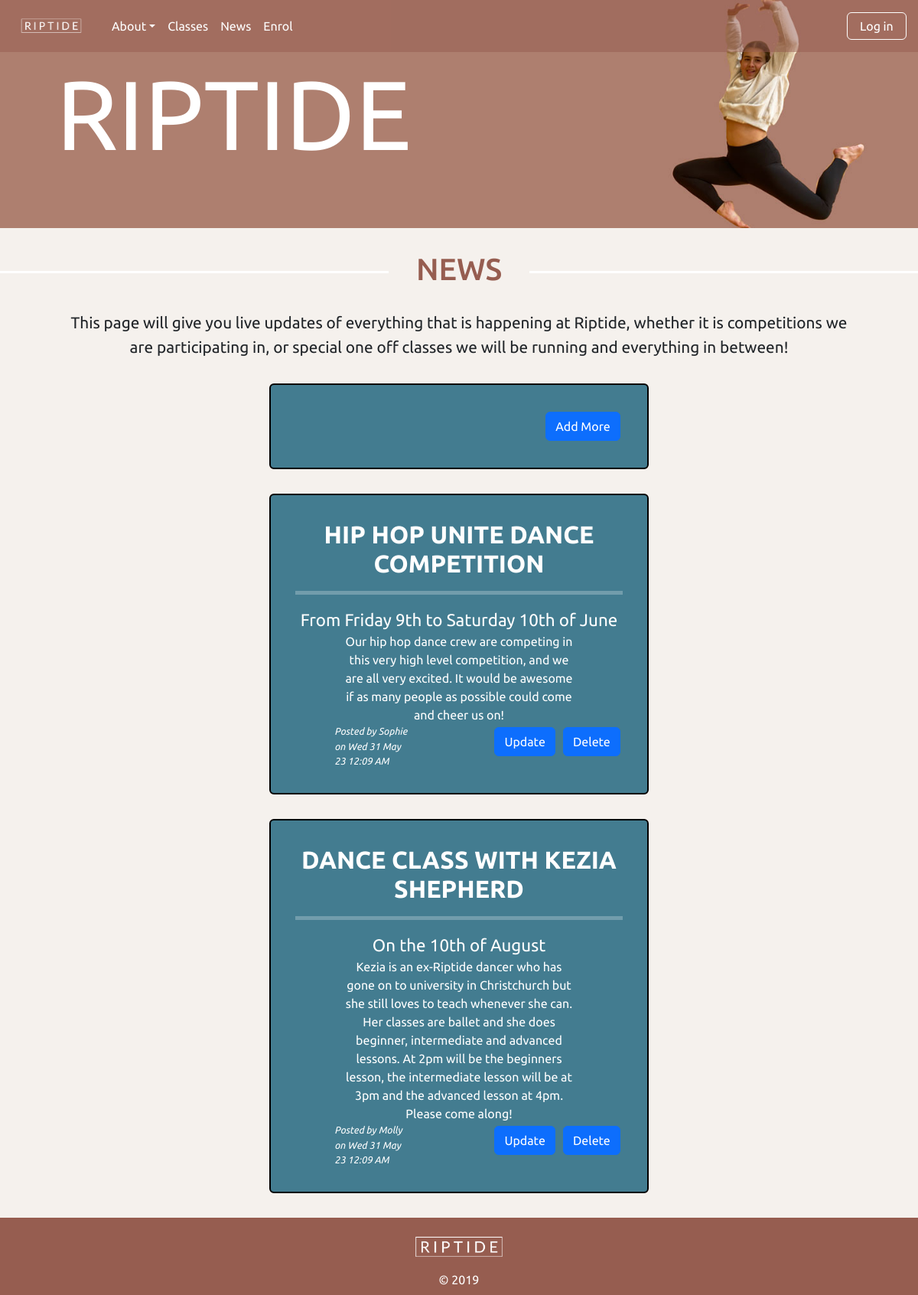
The app's page /news, older data.
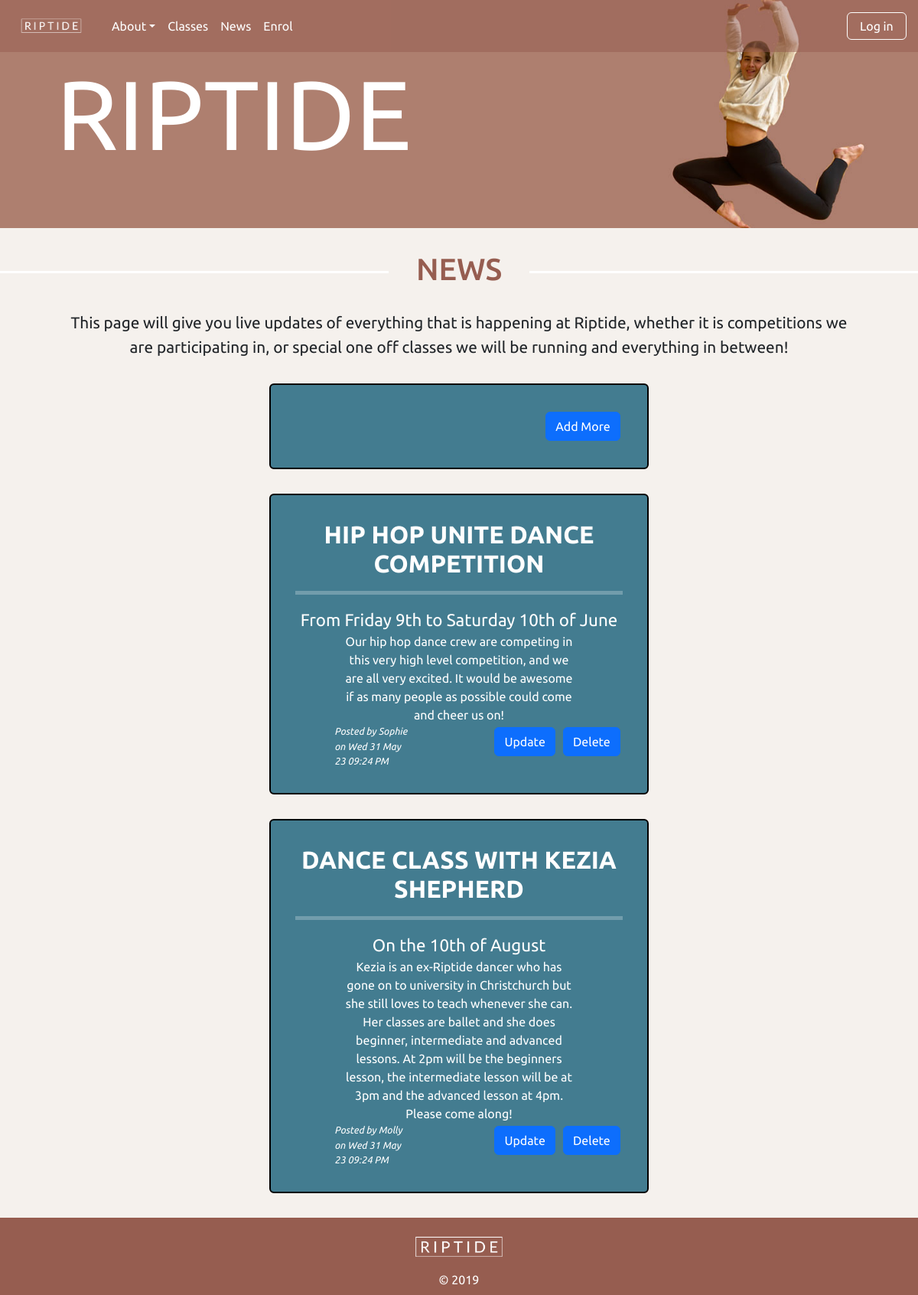
The same page, newer data.
### tables this page shows
CREATE TABLE news(
    news_id integer primary key autoincrement not null,
    title text not null unique,
    subtitle text not null unique,
    content text not null unique,
    newsdate date not null,
    member_id integer not null,
    foreign key(member_id) references member(member_id)
);

CREATE TABLE member(
    member_id integer primary key autoincrement not null,
    name text not null,
    email text not null unique,
    password text not null,
    authorisation integer not null
);

### server.py (the view)
@app.route('/news')
def news():
    sql = """select news.news_id, news.title, news.subtitle, news.content, news.newsdate, member.name
    from news
    join member on news.member_id= member.member_id
    order by news.newsdate desc;
    """
    result = run_search_query_tuples(sql, (), db_path, True)
    print(result)
    return render_template("news.html", news=result)

### db_functions.py (called while the page is built)
def run_search_query_tuples(sql_query,values_tuple, file_path, rowfactory=False):
    result = None
    try:
        db = sqlite3.connect(file_path)
        if rowfactory:
            db.row_factory = sqlite3.Row
        cursor = db.cursor()
        cursor.execute(sql_query,values_tuple)
        result = cursor.fetchall()
        cursor.close()
    except sqlite3.Error as error:
        print("Error running search query tuples: {}".format(error))
        return None
    db.close()
    if result is None:
        print("No search values were found")
    return result

### server.py (called while the page is built)
@app.template_filter()
def news_date(sqlite_dt):
    x = datetime.strptime(sqlite_dt, '%Y-%m-%d %H:%M:%S')
    return x.strftime("%a %d %b %y %I:%M %p")

### templates/news.html (shortened to what this page needs)
{% extends "layout.html" %}
{% block banner %}
static/images/molly_banner3.jpg
{% endblock %}
{% block content %}
<h1>NEWS</h1>
<p>This page will give you live updates of everything that is happening at Riptide, whether it is competitions we are participating in,
or special one off classes we will be running and everything in between! </p>
<div class="news rounded">
    <div class="text-end">
        <a class="btn btn-primary" href="{{ url_for('news_cud', id=0, task='add') }}">Add More</a>
    </div>
</div>
{% for row in news %}
<div class="news news-fluid rounded">
    <h4><b>{{row ['title']}}</b></h4>
    <hr>
    <div class="subtitle">{{row['subtitle']}}</div>
    <p class="news-text">{{row['content'] | replace("\n", "<br>") | safe}}</p>
    <div class="row">
    <div class="col-lg-6"><p class="news-subtext text-start">Posted by {{ row ['name']}} on {{ row ['newsdate'] | news_date }}</p></div>
    <div class="col-lg-6 text-end">
        <a class="btn btn-primary" href="{{ url_for('news_cud', id=row['news_id'], task='update') }}">Update</a>
        <a class="btn btn-primary" href="{{ url_for('news_cud', id=row['news_id'], task='delete') }}">Delete</a>
    </div>
    </div>
</div>
{% endfor %}
{% endblock %}

### templates/layout.html (shortened to what this page needs)
<!DOCTYPE html>
<html lang="en">
<head>
    <link href="https://cdn.jsdelivr.net/npm/bootstrap@5.2.3/dist/css/bootstrap.min.css" rel="stylesheet">
    <link rel="stylesheet" href="static/styles.css">
</head>
<body>
<nav id="Home" class="navbar navbar-expand-sm fixed-top">
  <div class="container-fluid">
    <div class="collapse navbar-collapse" id="collapsibleNavbar">
      <ul class="navbar-nav">
        <a class="navbar-brand" href="{{url_for('index')}}"><img class="nav-logo" src="static/images/Riptide-1.png"></a>
        <li class="nav-item dropdown">
          <a class="nav-link dropdown-toggle" href="{{url_for('about')}}" role="button" data-bs-toggle="dropdown">About</a>
        </li>
        <li class="nav-item">
          <a class="nav-link" href={{url_for('classes')}}>Classes</a>
        </li>
        <li class="nav-item">
          <a class="nav-link" href="{{url_for('news')}}">News</a>
        </li>
        <li class="nav-item">
          <a class="nav-link" href="{{url_for('enrol')}}">Enrol</a>
        </li>
      </ul>
    <div class="ms-auto">
        {% if session %}
        <a class="nav-link btn btn-outline" href="{{url_for('logout')}}">Log out</a>
        {% else %}
        <a class="nav-link btn btn-outline" href="{{url_for('login')}}">Log in</a>
        {% endif %}
    </div>
  </div>
</div>
    </nav>
<div class="img-container">
<img class="img-fluid" src="{%block banner %}{% endblock %}" alt="">
<div class="banner">RIPTIDE</div>
<div class="banner-quote">{%block quote %}{% endblock %}</div>
</div>
{% block content %}
{% endblock %}
<footer class="footer-content">
    <img class="footer-image" src="static/images/Riptide-1.png">
    <div>&copy; 2019</div>
    </footer>
</body>
</html>

### static/styles.css (style rules this page uses)
body { font-family: 'Ubuntu', sans-serif; background-color: rgb(245,241,237); }
.navbar { background-color: rgba(150,93,80,0.5); }
.nav-item { margin: auto; }
.nav-link { color:white; }
.nav-logo { max-width: 110px; }
.btn-outline { border: 1px solid white; padding: 0.3em 1em; }
.img-container { position: relative; text-align: center; color: rgb(255,255,255); }
.banner { position: absolute; top: 50%; left: 10%; transform: translate(-10%, -50%); font-size: 8em; }
.banner-quote { position: absolute; top: 76%; left: 10%; transform: translate(-10%, -50%); font-size: 1.5em; text-align: center; font-style: italic; padding: 1em 1em; color: rgb(255,255,255); }
h1 { padding:0; overflow: hidden; color:rgb(150,93,80); display: table; white-space: nowrap; margin: 0.75em 0; scroll-margin-top: 3em; }
h1:before, h1:after { border-top: 3px solid rgb(255,255,255); content: ''; display: table-cell; position: relative; top: 0.65em; width: 50%; }
h1:before { right: 3%; }
h1:after { left: 3%; }
h4 { text-align: center; color: rgb(255,255,255); font-size: 2em; }
p { padding:0 4em 0 4em; margin:auto; text-align: center; font-size: 1.3em; }
.footer-content { background-color: rgb(150,93,80); text-align: center; padding: 0.5em 0 0.5em 0; color: white; }
.footer-image { max-width: 160px; }
.btn { color: white; margin: 0.2em; }
.news { margin: 2em 22em 2em 22em; padding: 2em; background-color: rgb(67,124,144); border: 2px solid black; }
.subtitle { text-align: center; font-size: 1.4em; color: white; }
p.news-text { text-align: center; font-size: 1em; color: white; }
p.news-subtext { font-size: 0.8em; color: white; font-style: italic; }
hr { color:white; border-width: 5px; }

Row changes from the older to the newer data that the page shows:
changed news "HIP HOP UNITE DANCE COMPETITION": newsdate "Wed 31 May 23 12:09 AM" → "Wed 31 May 23 09:24 PM"
changed news "DANCE CLASS WITH KEZIA SHEPHERD": newsdate "Wed 31 May 23 12:09 AM" → "Wed 31 May 23 09:24 PM"
